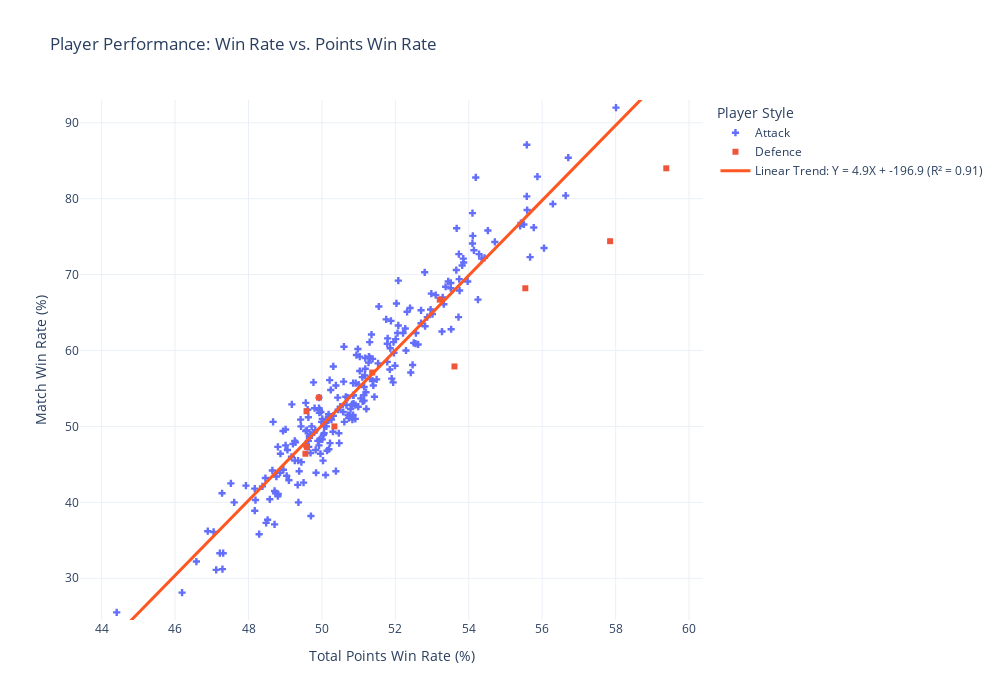

Notebook source saved alongside this figure:
### Code cell


### Figure 1 — Plotly figure (JSON) as saved in the notebook; plotly's stock layout.template omitted (floating-point values rounded to 4 significant figures; data arrays with more than 128 entries replaced by an {"elided": "..."} marker saying what was removed)
{"data": [{"customdata": {"elided": "247x3 mixed values"}, "hovertemplate": "<b>%{hovertext}</b><br><br>Style=%{customdata[2]}<br>Total Points Win Rate (%)=%{x}<br>Match Win Rate (%)=%{y}<br>Outperformance Score=%{customdata[0]:.2f}<extra></extra>", "hovertext": {"elided": "247 str values"}, "legendgroup": "Attack", "marker": {"color": "#636efa", "symbol": "cross"}, "mode": "markers", "name": "Attack", "orientation": "v", "showlegend": true, "type": "scatter", "x": {"elided": "247 float values"}, "xaxis": "x", "y": {"elided": "247 float values"}, "yaxis": "y"}, {"customdata": [[-1.397, "Ruwen FILUS", "Defence"], [4.077, "Ivana MALOBABIC", "Defence"], [4.447, "SUH Hyo Won", "Defence"], [-0.6649, "Yang WANG", "Defence"], [-1.12, "Linda BERGSTROM", "Defence"], [-6.976, "Ying HAN", "Defence"], [1.647, "KANG Dongsoo", "Defence"], [-8.313, "Hitomi SATO", "Defence"], [-5.149, "Honoka HASHIMOTO", "Defence"], [3.507, "YANG Yiyun", "Defence"], [-4.795, "ZHU Sibing", "Defence"]], "hovertemplate": "<b>%{hovertext}</b><br><br>Style=%{customdata[2]}<br>Total Points Win Rate (%)=%{x}<br>Match Win Rate (%)=%{y}<br>Outperformance Score=%{customdata[0]:.2f}<extra></extra>", "hovertext": ["Ruwen FILUS", "Ivana MALOBABIC", "SUH Hyo Won", "Yang WANG", "Linda BERGSTROM", "Ying HAN", "KANG Dongsoo", "Hitomi SATO", "Honoka HASHIMOTO", "YANG Yiyun", "ZHU Sibing"], "legendgroup": "Defence", "marker": {"color": "#EF553B", "symbol": "square"}, "mode": "markers", "name": "Defence", "orientation": "v", "showlegend": true, "type": "scatter", "x": [49.55, 49.58, 49.92, 49.59, 50.34, 53.61, 51.37, 57.85, 59.38, 53.21, 55.54], "xaxis": "x", "y": [46.4, 52.0, 53.8, 47.3, 50.0, 57.9, 57.1, 74.4, 84.0, 66.7, 68.2], "yaxis": "y"}, {"line": {"color": "#FF5722", "width": 3}, "mode": "lines", "name": "Linear Trend: Y = 4.9X + -196.9 (R² = 0.91)", "type": "scatter", "x": {"elided": "258 float values"}, "y": {"elided": "258 float values"}}], "layout": {"height": 700, "legend": {"title": {"text": "Player Style"}, "tracegroupgap": 0}, "title": {"text": "Player Performance: Win Rate vs. Points Win Rate"}, "width": 1000, "xaxis": {"anchor": "y", "domain": [0, 1], "range": [43.41, 60.38], "title": {"text": "Total Points Win Rate (%)"}}, "yaxis": {"anchor": "x", "domain": [0, 1], "range": [24.5, 93], "title": {"text": "Match Win Rate (%)"}}}}
